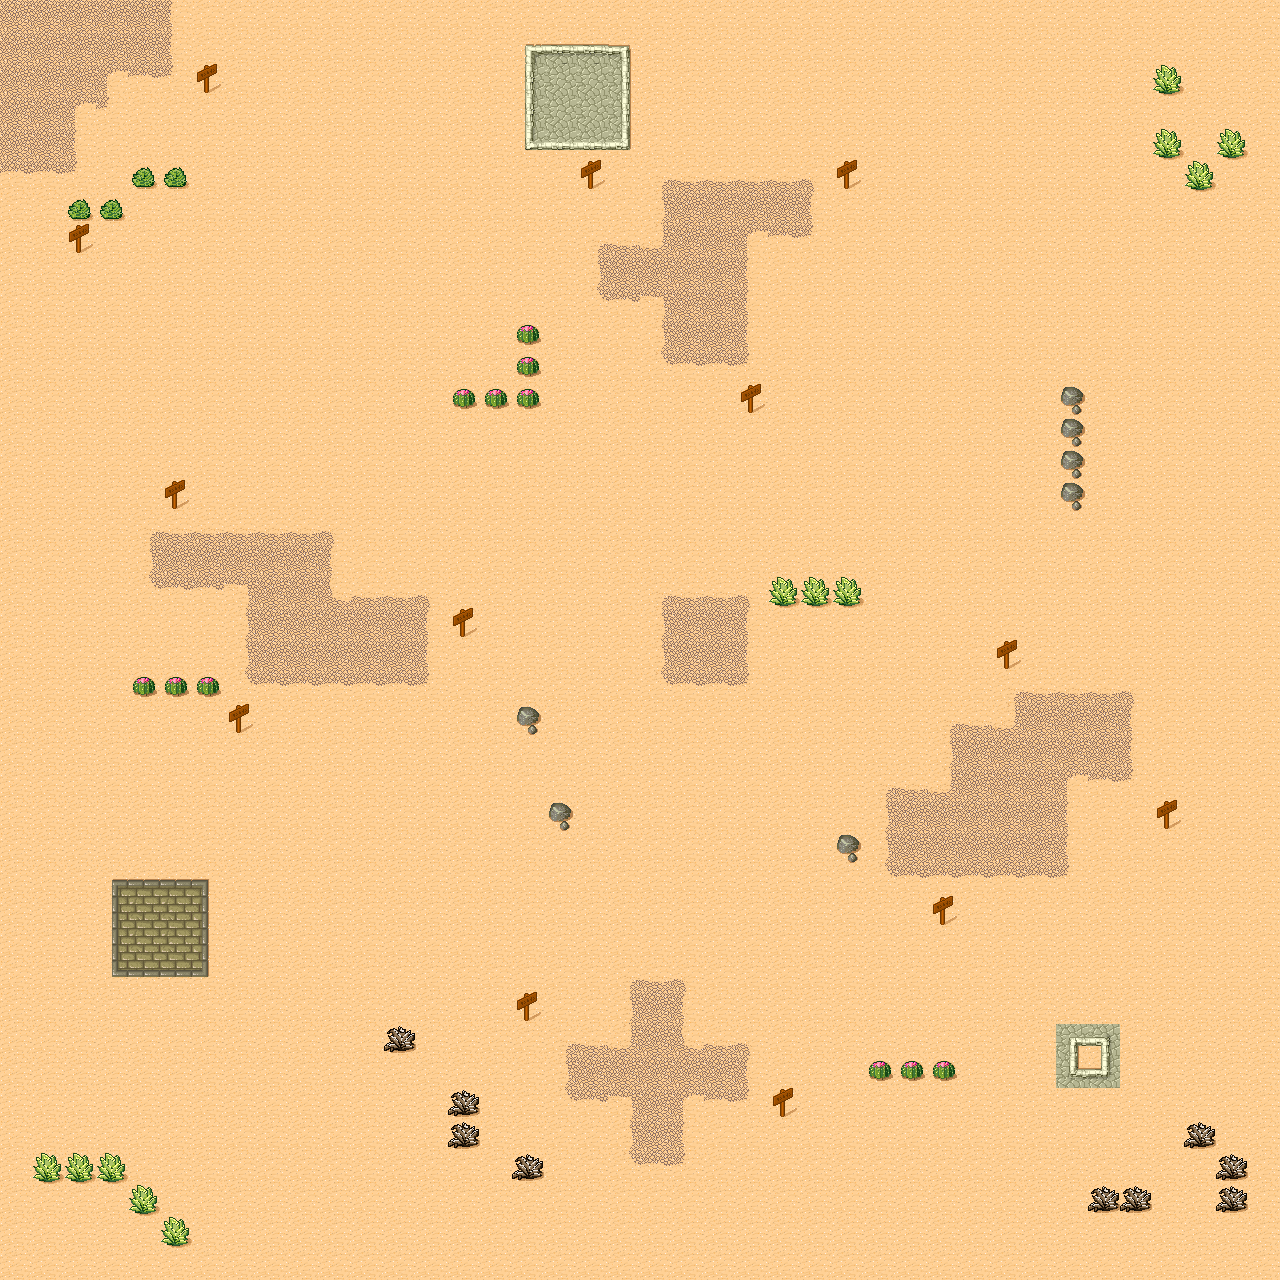

The image is a tile-based game level rendered from a .tmx file. Its description and source (layers, tilesets, objects; grid data summarised) follow:
An orthogonal 40x40 tile map with 32x32 px tiles, 1 tile layer (块层 1) and 16 objects (sand1, sand2, sand3, sand4, sand5, ...).

<map version="1.0" orientation="orthogonal" width="40" height="40" tilewidth="32" tileheight="32">
 <tileset firstgid="1" name="tmw_desert_spacing" tilewidth="32" tileheight="32" spacing="1" margin="1">
  <image source="tmw_desert_spacing.png" width="265" height="199" />
 </tileset>
 <layer name="块层 1" width="40" height="40">
  <data>[1600 cells, 1600 non-empty, 42 distinct tile ids]</data>
 </layer>
 <objectgroup name="driftSand" width="40" height="40">
  <object name="sand1" x="662" y="182" width="86" height="182" />
  <object name="sand2" x="662" y="180" width="150" height="56" />
  <object name="sand3" x="598" y="244" width="150" height="56" />
  <object name="sand4" x="664" y="596" width="84" height="86" />
  <object name="sand5" x="150" y="534" width="178" height="54" />
  <object name="sand6" x="246" y="534" width="82" height="150" />
  <object name="sand7" x="248" y="600" width="178" height="84" />
  <object name="sand8" x="0" y="0" width="106" height="106" />
  <object name="sand9" x="2" y="2" width="168" height="74" />
  <object name="sand10" x="0" y="0" width="74" height="172" />
  <object name="sand11" x="568" y="1046" width="176" height="52" />
  <object name="sand12" x="630" y="980" width="54" height="186" />
  <object name="sand13" x="888" y="790" width="178" height="86" />
  <object name="sand14" x="952" y="726" width="114" height="150" />
  <object name="sand15" x="1016" y="692" width="52" height="184" />
  <object name="sand16" x="1018" y="696" width="112" height="82" />
 </objectgroup>
</map>